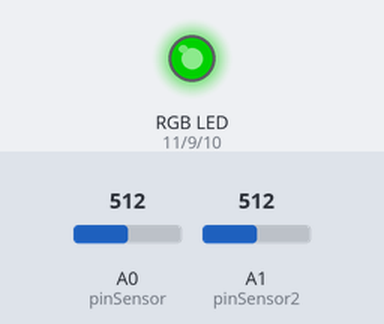
Simulated run of this sketch. Board: Arduino Uno, built with avr-gcc and run on an emulated ATmega328P. Parts: an RGB LED mixed from three pins (HIGH = lit). The test bench sets the inputs (shaded band); at power-on: A0 (pinSensor) = 512, A1 (pinSensor2) = 512. Dim RGB values are drawn brighter than linear.

Above: at 1.2 s.
1.3 s: A0 (pinSensor) set to 716
At 2.0 s:
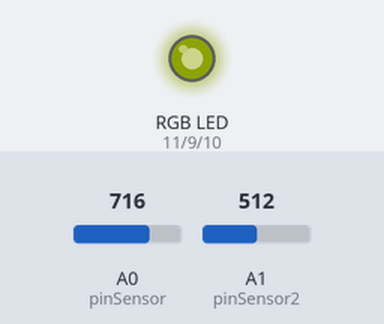
2.8 s: A1 (pinSensor2) set to 0
At 3.7 s:
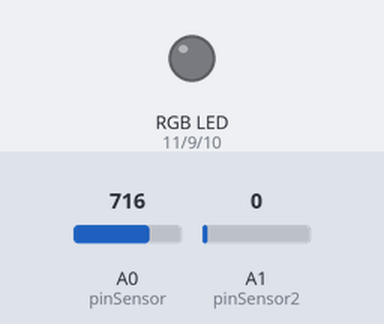
4.3 s: A1 (pinSensor2) set to 13
5.8 s: A1 (pinSensor2) set to 16
At 6.6 s:
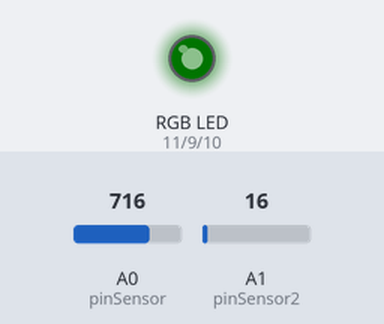
7.3 s: A0 (pinSensor) set to 717
At 8.4 s:
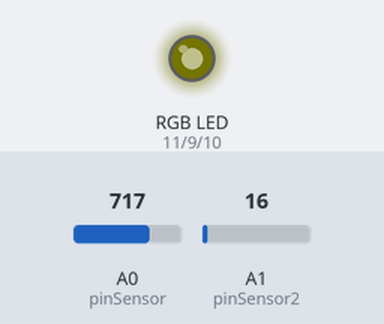
8.8 s: A0 (pinSensor) set to 900
At 10.2 s:
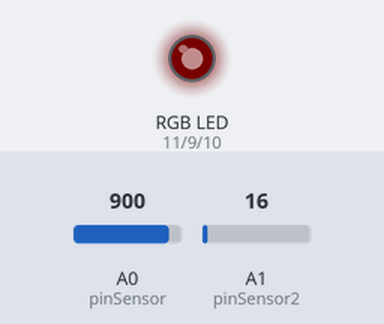
Timing chart, 0 to 11.3 s (numbered marks = the images above; inputs shaded):
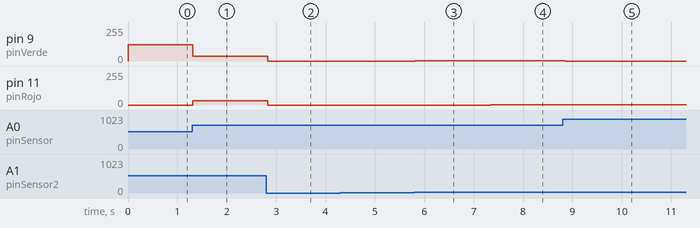

The sketch:

regulador_RGB.ino
```cpp
/*
 * Segundo Laboratorio:
 * Consiste en controlar el color y la intensidad de 3 leds
 * comunes y un RGB mediante dos potenciometros, uno para el brillo
 *  y otro que define el color
*/

const int pinVerde = 9; //Led Verde en el pinDigital 9
const int pinAzul = 10; //Led Azul en el pinDigital 10
const int pinRojo = 11; //Led Rojo en el pinDigital 11
const int pinSensor = A0; //Potenciometro 1 en el pinAnalogico A0
const int pinSensor2 = A1; //Potenciometro 2 en el pinAnalogico A1

//Variables donde guardamos el valor de cada potenciometro.
int valorPotenciometro;
int valorPotenciometro2;

//Variables donde guardamos la intensidad individual de cada led.
int valRojo;
int valVerde;
int valAzul;

void setup() {

    Serial.begin(9600);

    //Declaramos los potenciometros como entradas
    pinMode(pinSensor, INPUT);
    pinMode(pinSensor2, INPUT);

    //Declaramos los leds como salidas
    pinMode(pinVerde, OUTPUT);
    pinMode(pinAzul, OUTPUT);
    pinMode(pinRojo, OUTPUT);

}
void loop(){
  //Leemos los valores de los potenciometros
  valorPotenciometro = analogRead(pinSensor);
  valorPotenciometro2 = analogRead(pinSensor2);

  //Asignamos un valor a cada led mediante funciones
  valRojo = verValorRojo();
  valVerde = verValorVerde();
  valAzul = verValorAzul();

  //Encendemos cada led segun su valor individual y la intensidad leida
  //por el potenciometro 2.
  analogWrite(pinRojo, map(valorPotenciometro2, 0, 1023, 0, valRojo));
  analogWrite(pinVerde, map(valorPotenciometro2, 0, 1023, 0, valVerde));
  analogWrite(pinAzul, map(valorPotenciometro2, 0, 1023, 0, valAzul));

  delay(50); //Esperamos 50 miliSegundos
}

//Funcion que lee el potenciometro y asigna un valor para el led Rojo
int verValorRojo(){
  int val = map(valorPotenciometro, 614, 1023, 0, 255);
  if (val<0){
    return 0;
  }
  return val;
}

//Funcion que lee el potenciometro y asigna un valor para el led Verde
int verValorVerde(){
  int val;
  if (valorPotenciometro>199 && valorPotenciometro<501){
    val = map(valorPotenciometro, 200, 500, 0, 255);
  }
  else{
    val = map(valorPotenciometro, 500, 800, 255, 0);
  }
  if (val<0 || val>255){
    return 0;
  }
  return val;
}

//Funcion que lee el potenciometro y asigna un valor para el led Azul
int verValorAzul(){
  int val = map(valorPotenciometro, 0, 409, 255, 0);
  if (val<0 || val>255){
    return 0;
  }
  return val;
}
```

Measured:
- after the input at 1.3 s, pin 9 (pinVerde): 122/255 → 36/255 at once; pin 11 (pinRojo): 0/255 → 31/255 at once
- after the input at 2.8 s, pin 9 (pinVerde): 36/255 → 0/255 at once; pin 11 (pinRojo): 31/255 → 0/255 at once
- after the input at 4.3 s, every drawn part: stays the same
- after the input at 5.8 s, pin 9 (pinVerde): 0/255 → 1/255 at once
- after the input at 7.3 s, pin 11 (pinRojo): 0/255 → 1/255 at once
- after the input at 8.8 s, pin 9 (pinVerde): 1/255 → 0/255 after 0.05 s; pin 11 (pinRojo): 1/255 → 2/255 after 0.05 s
